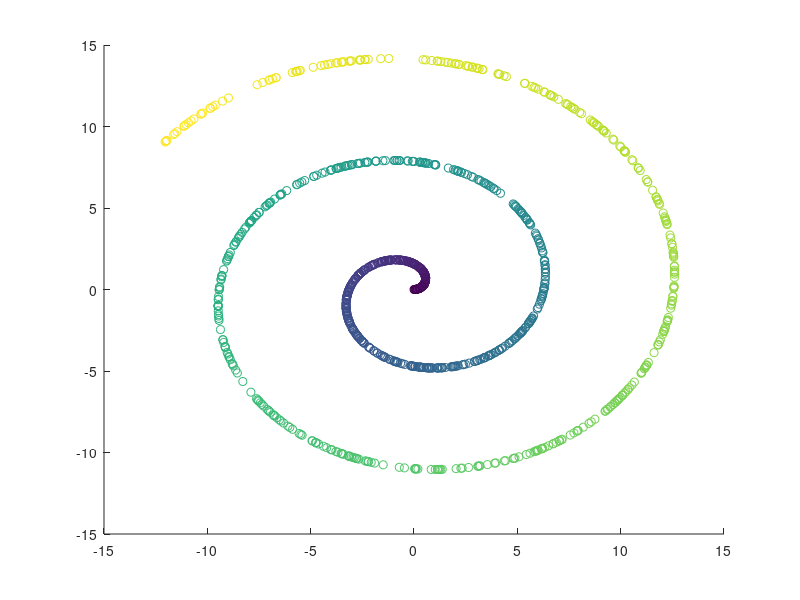

Reproduce this figure in MATLAB. (Note: this script raises an error after producing the figure.)
%clear workspace
clear all
close all

load spiral.mat

%assign values to the parameters
xs = spiral;
sigma = 2;
m = 5;
t = 10;

%first plot the spiral with thetas
figure;
scatter(xs(1,:),xs(2,:),[],thetas);

[map, densities, vals] = diffmap(xs, sigma, t, m);

%scatter based on the diffusion map
x = ones(size(map,1),1);
figure;
scatter(map(:,1),x,[],thetas);
figure;
scatter(xs(1,:),xs(2,:),[],map(:,1));

